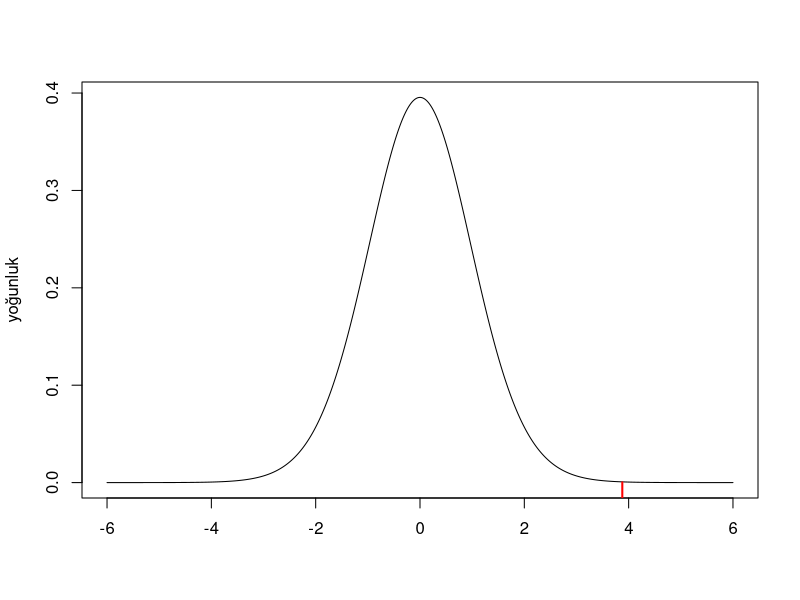
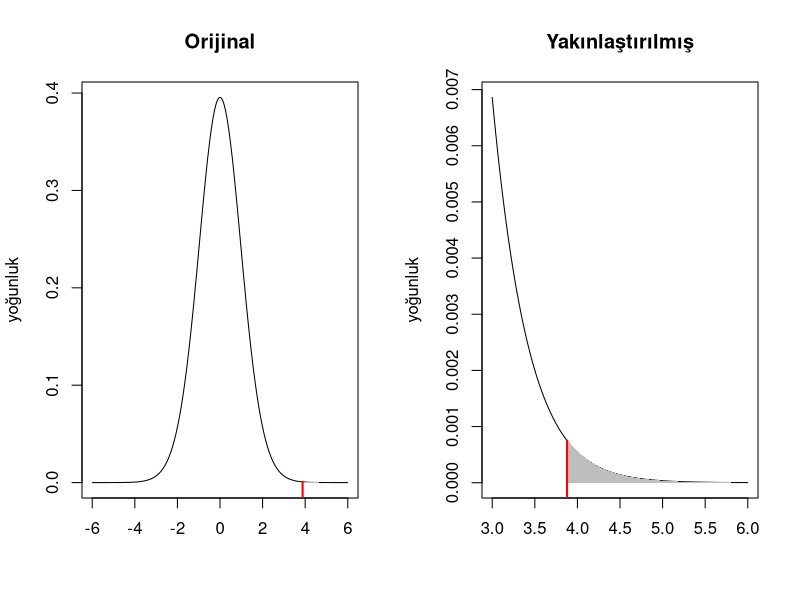
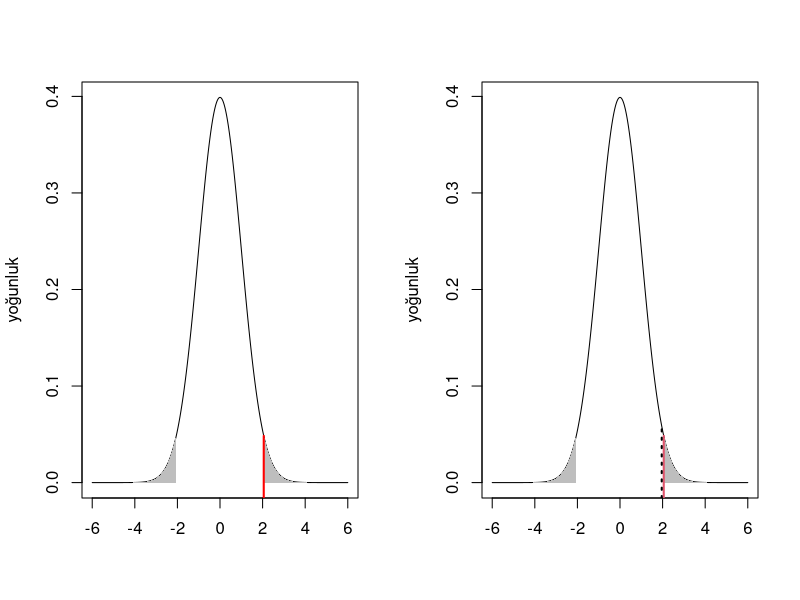

Generate these figures, in order, with R:
## ---- chunk 1
knitr::opts_chunk$set(echo = TRUE)
# libraries
library(tidyverse)
library(knitr)
library(kableExtra)
theme_set(theme_classic())
## ---- chunk 2
n = 30
xbar = 55.7
s2 = 64.8
## ---- chunk 3
t_obs = (xbar-50)/(sqrt(s2/n))
t_obs
## ---- chunk 4
index = seq(-6,6,by=0.01)
plot(index,dt(index,df=n-1),type="l",xlab="",ylab="yoğunluk")
segments(t_obs,-1,t_obs,dnorm(t_obs),lwd=2,col="red")
## ---- chunk 5
pt(t_obs,df=n-1,lower.tail=FALSE)
## ---- chunk 6

par(mfrow=c(1,2))
index = seq(-6,6,by=0.01)
plot(index,dt(index,df=n-1),type="l",xlab="",ylab="yoğunluk",main="Orijinal")
polygon(c(index[index>t_obs],5),c(0,dt(index[index>t_obs],df=n-1)),col="grey",border=FALSE)
segments(t_obs,-1,t_obs,dt(t_obs,df=n-1),lwd=2,col="red")

index = seq(3,6,by=0.01)
plot(index,dt(index,df=n-1),type="l",xlab="",ylab="yoğunluk",main="Yakınlaştırılmış")
polygon(c(index[index>t_obs],5),c(0,dt(index[index>t_obs],df=n-1)),col="grey",border=FALSE)
segments(t_obs,-1,t_obs,dt(t_obs,df=n-1),lwd=2,col="red")

## ---- chunk 7
zobs = 2.054
index = seq(-6,6,by=0.01)
plot(index,dnorm(index),type="l",xlab="",ylab="yoğunluk")
polygon(c(index[index>zobs],5),c(0,dnorm(index[index>zobs])),col="grey",border=FALSE)
polygon(c(-5,index[index< -zobs]),c(dnorm(index[index< -zobs]),0),col="grey",border=FALSE)
segments(zobs,-1,zobs,dnorm(zobs),lwd=2,col="red")
## ---- chunk 8
qnorm(0.025,lower.tail=FALSE)
## ---- chunk 9
zalpha = qnorm(0.025,lower.tail=FALSE)
index = seq(-6,6,by=0.01)
plot(index,dnorm(index),type="l",xlab="",ylab="yoğunluk")
polygon(c(index[index>zobs],5),c(0,dnorm(index[index>zobs])),col="grey",border=FALSE)
polygon(c(-5,index[index< -zobs]),c(dnorm(index[index< -zobs]),0),col="grey",border=FALSE)
segments(zobs,-1,zobs,dnorm(zobs),lwd=2,col=2)
segments(zalpha,-1,zalpha,dnorm(zalpha),lwd=2,lty=3)
## ---- chunk 10
# t.test(mydata, alternative, mu, conf.level)
## ---- chunk 11
# verinin aktarılması
data(EuStockMarkets)

# SMI değişkeninin oluşturulması (EuStockMarkets, ikinci sütun)
SMI = EuStockMarkets[,2]

# CAC değişkeninin oluşturulması (EuStockMarkets, üçüncü sütun)
CAC = EuStockMarkets[,3]

# iki örneklem t-testi
t.test(SMI, CAC, alternative="two.sided", mu=0, conf.level=0.95)
